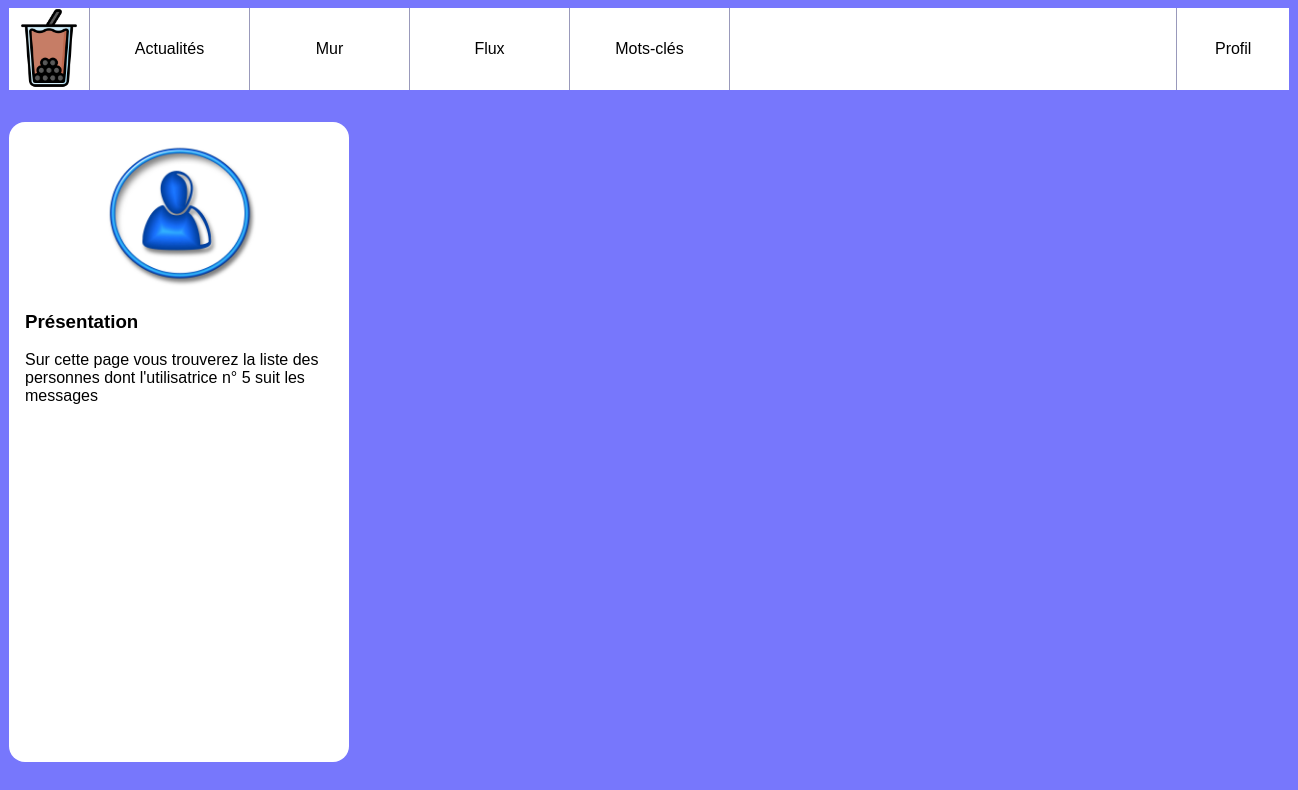
Page /subscriptions.php?user_id=5 on the earlier database version.
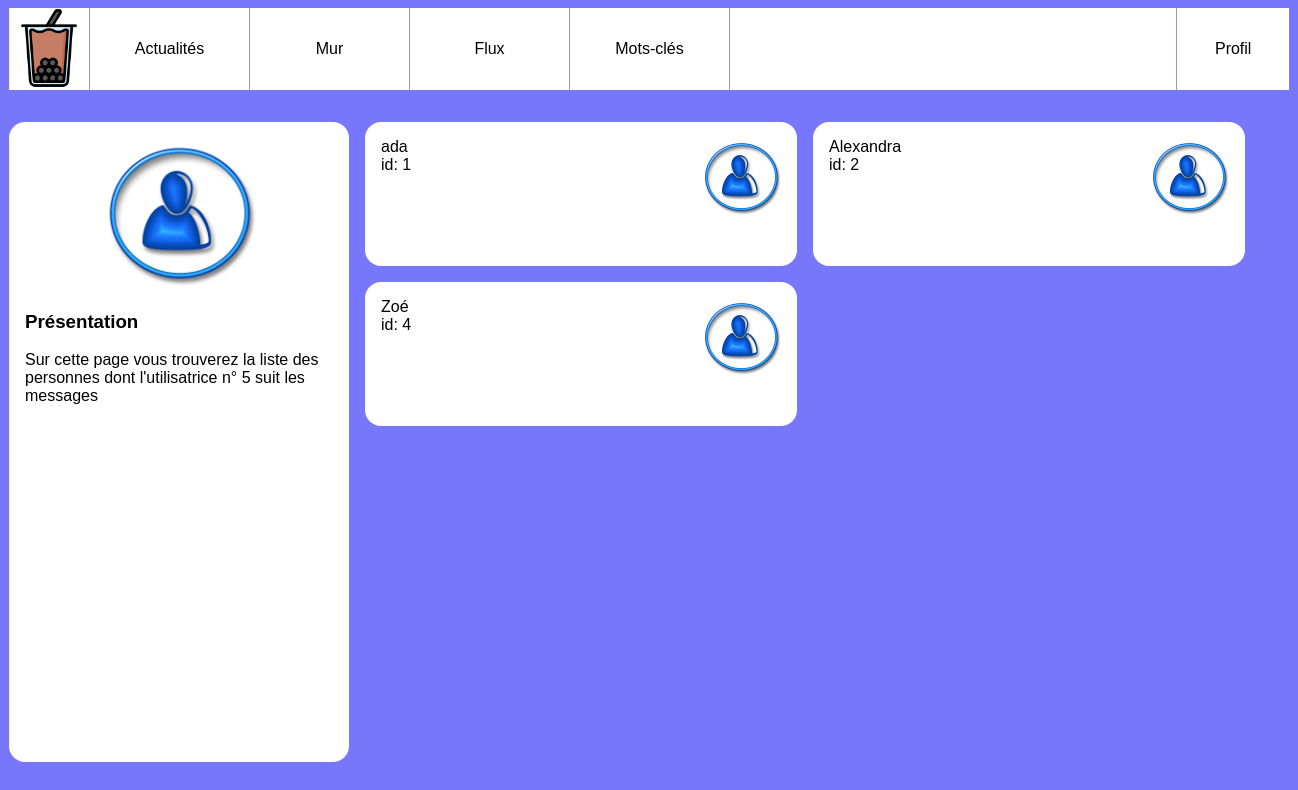
Same page on the later database version.
### tables this page shows
CREATE TABLE `followers` (
  `id` int(10) UNSIGNED NOT NULL,
  `user_id` int(10) UNSIGNED NOT NULL,
  `follower_id` int(10) UNSIGNED NOT NULL
);

CREATE TABLE `users` (
  `id` int(10) UNSIGNED NOT NULL,
  `email` varchar(255) NOT NULL,
  `password` varchar(255) NOT NULL,
  `alias` varchar(255) NOT NULL
);

### subscriptions.php (the view, shortened to what this page needs)
<!doctype html>
<html lang="fr">
<head>
</head>
<body>
    <?php
    include 'header.php';
    include 'database_connexion.php';
    ?>
    <div id="wrapper">
        <aside>
            <img src="user.jpg" alt="Portrait de l'utilisatrice" />
            <section>
                <h3>Présentation</h3>
                <p>Sur cette page vous trouverez la liste des personnes dont
                    l'utilisatrice
                    n° <?php echo intval($_GET['user_id']) ?>
                    suit les messages
                </p>
            </section>
        </aside>
        <main class='contacts'>
            <?php
            $subscriber_id = intval($_GET['user_id']);
            $laQuestionEnSql = "
                SELECT followers.user_id, users.email, users.password, users.alias, followers.follower_id
                FROM followers RIGHT JOIN users
                ON users.id=followers.user_id
                WHERE followers.follower_id='$subscriber_id';
                ";
            $lesInformations = $mysqli->query($laQuestionEnSql);
            ?>
            <?php while ($subscribers = $lesInformations->fetch_assoc()) { ?>
                <article>
                    <img src="user.jpg" alt="blason" />
                    <h3><?php echo $subscribers['alias'] ?></h3>
                    <p>id: <?php echo $subscribers['user_id'] ?></p>
                </article>
            <?php } ?>
        </main>
    </div>
</body>
</html>

### header.php (shortened to what this page needs)
<!doctype html>
<html lang="fr">
    <head>
        <link rel="stylesheet" href="style.css"/>
    </head>
    <body>
        <header>
            <img src="resoc1.png" alt="Logo de notre réseau social"/>
            <nav id="menu">
                <a href="news.php">Actualités</a>
                <a href="wall.php?user_id=5">Mur</a>
                <a href="feed.php?user_id=5">Flux</a>
                <a href="tags.php?tag_id=1">Mots-clés</a>
            </nav>
            <nav id="user">
                <a href="#">Profil</a>
            </nav>
        </header>
    </body>
</html>

### style.css (style rules this page uses)
body { background-color: rgb(119, 119, 252); font-family: Arial; }
a { text-decoration: none; color:black; }
body>header { background-color: #fff; display:flex; width:80em; margin:0 auto 2em auto; padding:0; }
body>header img { height:5em; }
body>header #menu { display:flex; width:50%; align-items: stretch; border-left: 1px solid #99b; }
body>header #menu a { flex:1; text-align: center; padding-top:2em; border-right: 1px solid #99b; }
body>header #user { margin-left: auto; flex:0.2; border-left: 1px solid #99b; }
body>header #user>a { display:block; text-align: center; padding:2em 0; width:100%; }
#wrapper { display:flex; width:80em; margin:0 auto 2em auto; }
#wrapper aside { background-color: #fff; flex:1; padding:1em; border-radius: 1em; }
#wrapper aside img { display: block; width:50%; margin:auto; }
#wrapper main { flex:3; padding-left:1em; height: 80vh; overflow-y: scroll; }
#wrapper main article { background-color: #fff; padding:1em; margin-bottom: 1em ; border-radius: 1em; }
#wrapper main article h3 { margin:0; padding:0; font-weight: normal; font-size:1em; }
#wrapper main article p { margin:0; }
.contacts { display:flex; flex-wrap: wrap; align-items:flex-start; align-content: flex-start ; }
.contacts article { width:25em; height:7em; margin-right: 1em; }
.contacts article img { float:right; height: 5em; }

Differences in the rows shown:
now on this page (row edited): followers: user.alias "ada", user "1"
now on this page (row edited): followers: user.alias "Alexandra", user "2"
now on this page (row edited): followers: user.alias "Zoé", user "4"
